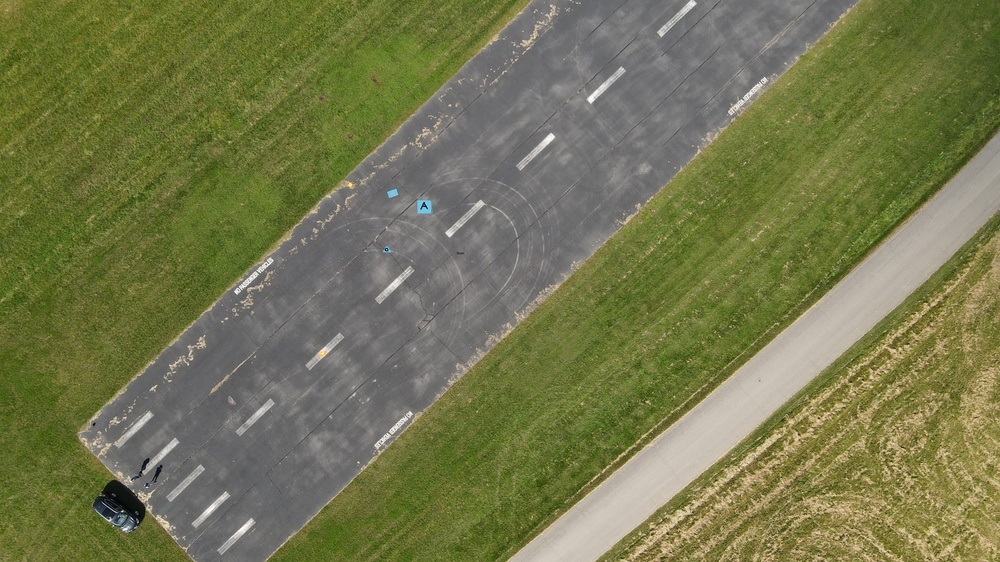
#> input picture input_images/drone1.jpg, 1000 x 562 px, shrunk from 4000 x 2250 before the run
$ python -i target_detection.py   (imports and definitions only)
#> lines starting #> are read from the running program, lines starting #| are printed output that depends on the picture; after the words box and inside, x2 and y2 are one past the last pixel; in counts of white or black regions, pixels touching at a corner belong together
import cv2
import numpy as np
from matplotlib import pyplot as plt


def k_means_detection(image_path, total_colors):
    # Locates the targets
#> called with image_path = 'input_images/drone1.jpg', total_colors = 10
    cartoonImage = cv2.imread(image_path)
#> cartoonImage is the input picture: shape (562, 1000, 3); mean B, G, R 78, 118.8, 115.9
    k = total_colors
    data = np.float32(cartoonImage).reshape((-1, 3))
    criteria = (cv2.TERM_CRITERIA_EPS + cv2.TERM_CRITERIA_MAX_ITER, 20, 0.001)
    _, _, center = cv2.kmeans(data, k, None, criteria, 10, cv2.KMEANS_RANDOM_CENTERS)
#> center = [[146.5, 169.3, 178.7], [99.49, 150.4, 161.7], [179, 192.8, 200.8], [26.4, 88.23, 76.62], [120, 120.8, 122.1], [68.37, 129.5, 129], [52.27, 116.2, 108.5], [39.64, 103.1, 93.21], [24.35, 26.46, 21.19], [105.2, 105, 105.4]]
    center = np.uint8(center)
#> center = [[146, 169, 178], [99, 150, 161], [178, 192, 200], [26, 88, 76], [119, 120, 122], [68, 129, 129], [52, 116, 108], [39, 103, 93], [24, 26, 21], [105, 105, 105]]
    masks = []
    for i in range(k):
        hsv_center = cv2.cvtColor(np.uint8([[center[i]]]), cv2.COLOR_BGR2HSV)[0][0]

        hue_lower = max(0, hsv_center[0] - 180)
        hue_upper = min(180, hsv_center[0] + 180)
        saturation_lower = max(0, hsv_center[1] - 255)
        saturation_upper = min(255, hsv_center[1] + 80)
        value_lower = max(0, hsv_center[2] - 255)
        value_upper = min(255, hsv_center[2] + 50)

        lower_limit1 = np.array([hue_lower, saturation_lower, value_lower], dtype=np.uint8)
        upper_limit1 = np.array([hue_upper, saturation_upper, value_upper], dtype=np.uint8)

        lower_limit2 = np.array([hue_lower, saturation_lower, value_lower], dtype=np.uint8)
        upper_limit2 = np.array([hue_upper, max(0, saturation_upper-150), min(255, value_upper+120)], dtype=np.uint8)

        mask1 = cv2.inRange(cv2.cvtColor(cartoonImage, cv2.COLOR_BGR2HSV), lower_limit1, upper_limit1)
        mask2 = cv2.inRange(cv2.cvtColor(cartoonImage, cv2.COLOR_BGR2HSV), lower_limit2, upper_limit2)
        mask = mask1 | mask2
        masks.append(mask)
#> this loop made 10 passes
#> (hsv_center, saturation_upper, value_upper, upper_limit1, upper_limit2) on passes 1 to 10: ([22, 46, 178], 126, 228, [180, 126, 228], [180, 0, 255]), ([25, 98, 161], 178, 211, [180, 178, 211], [180, 28, 255]), ([19, 28, 200], 108, 250, [180, 108, 250], [180, 0, 255]), ([36, 180, 88], 255, 138, [180, 255, 138], [180, 105, 255]), ([10, 6, 122], 86, 172, [180, 86, 172], [180, 0, 255]), ([30, 121, 129], 201, 179, [180, 201, 179], [180, 51, 255]), ([34, 141, 116], 221, 166, [180, 221, 166], [180, 71, 255]), ([35, 158, 103], 238, 153, [180, 238, 153], [180, 88, 255]), ([78, 49, 26], 129, 76, [180, 129, 76], [180, 0, 196]), ([0, 0, 105], 80, 155, [180, 80, 155], [180, 0, 255])
#> pass 1, in k_means_detection, `mask1 = cv2.inRange(cv2.cvtColor(cartoonImage, cv2.COLOR_BGR2HSV), low..`:
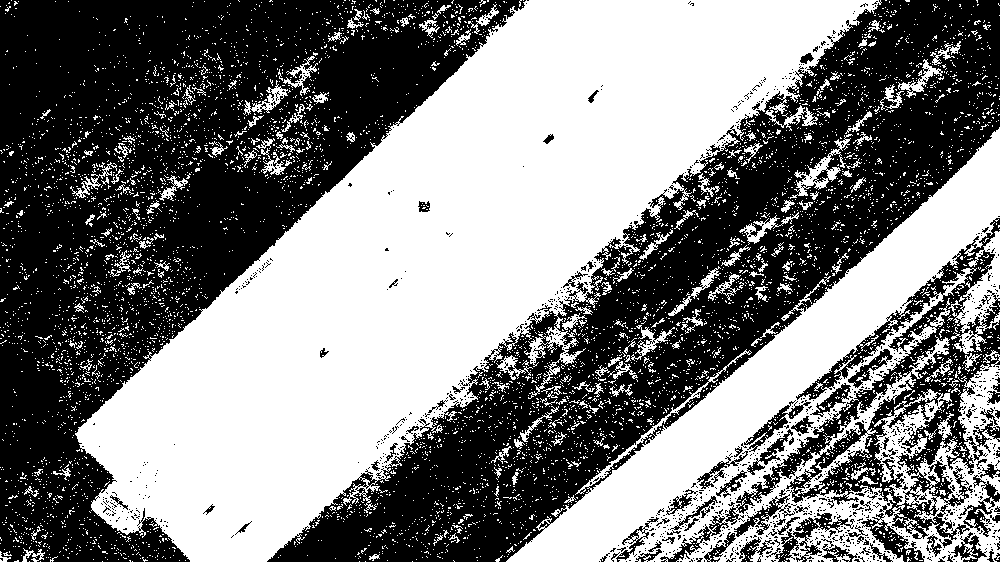
#> mask1: shape (562, 1000); 49.7% white; 6225 white regions (6020 under 20 px), largest, box (x1, y1, x2, y2) and area: (75, 0, 882, 562) 179713, (506, 127, 1000, 562) 67202, (948, 231, 1000, 354) 2282
#> pass 1, in k_means_detection, `mask2 = cv2.inRange(cv2.cvtColor(cartoonImage, cv2.COLOR_BGR2HSV), low..`:
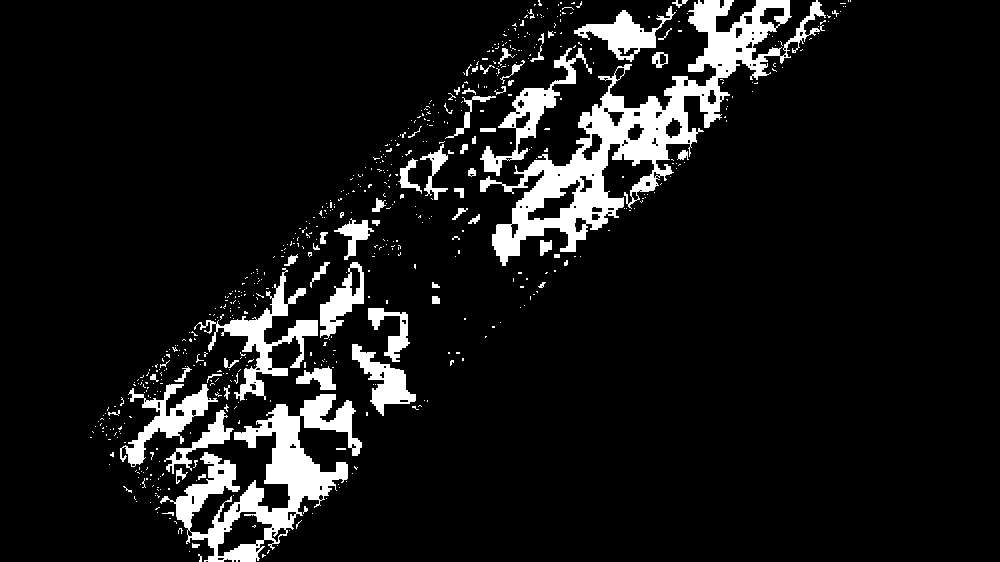
#> mask2: shape (562, 1000); 9% white; 624 white regions (560 under 20 px), largest, box (x1, y1, x2, y2) and area: (480, 0, 826, 266) 18283, (160, 394, 362, 562) 10624, (194, 268, 318, 401) 3512
#> pass 2, in k_means_detection, `mask1 = cv2.inRange(cv2.cvtColor(cartoonImage, cv2.COLOR_BGR2HSV), low..`:
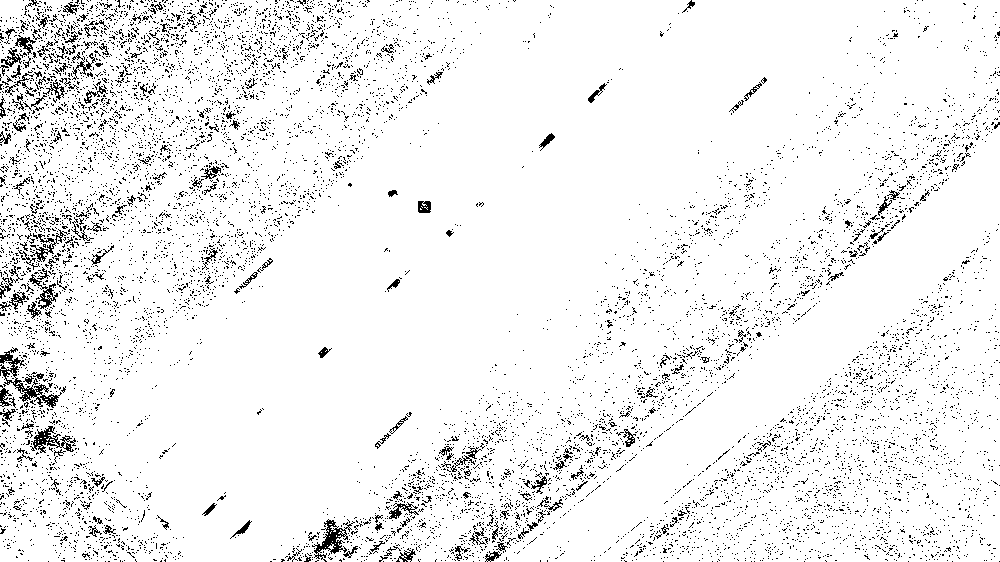
#> mask1: shape (562, 1000); 94.1% white; black in thin lines or dots
#> after the loop, masks = 10 items
    result = cartoonImage.copy()
    for mask in masks:
        inverted_mask = cv2.bitwise_not(mask)
        result = cv2.bitwise_and(result, result, mask=inverted_mask)
#> this loop made 10 passes
#> pass 1, in k_means_detection, `result = cv2.bitwise_and(result, result, mask=inverted_mask)`:
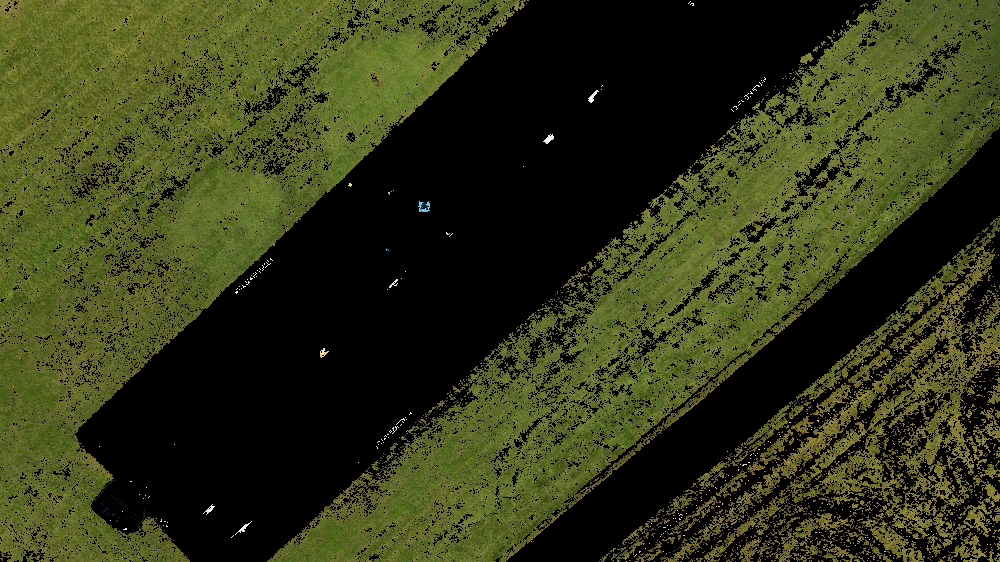
#> result: shape (562, 1000, 3); mean B, G, R 22.2, 54.3, 50
#> pass 2, in k_means_detection, `inverted_mask = cv2.bitwise_not(mask)`:
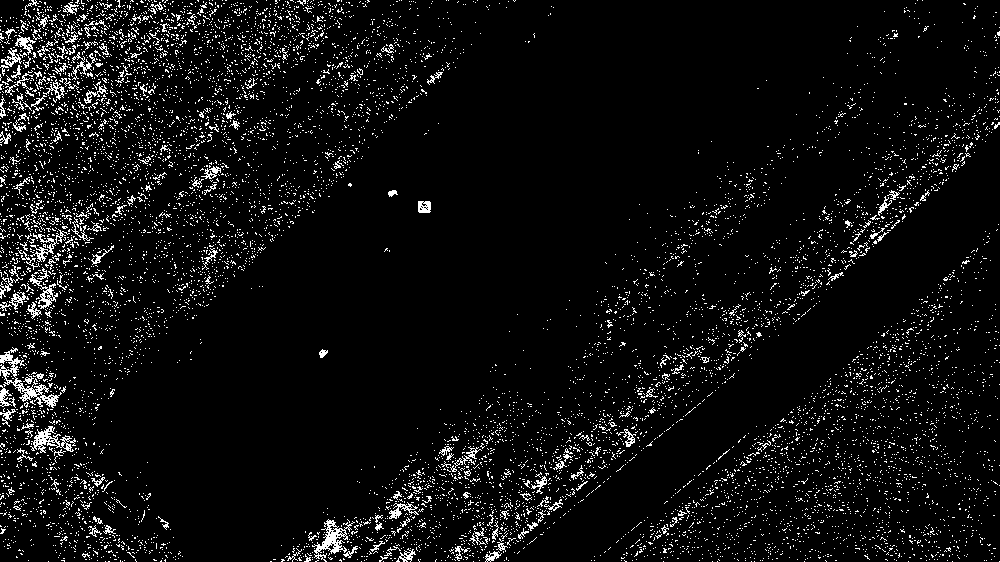
#> inverted_mask: shape (562, 1000); 5.7% white in thin lines or dots
#> pass 2, in k_means_detection, `result = cv2.bitwise_and(result, result, mask=inverted_mask)`:
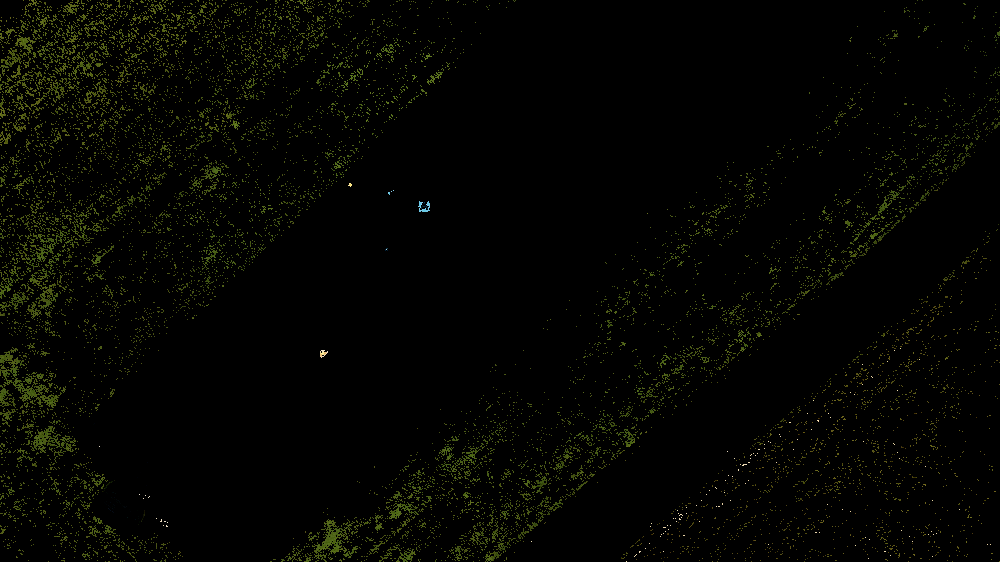
#> result: shape (562, 1000, 3); mean B, G, R 1.3, 4.8, 4.2
#> after the loop:
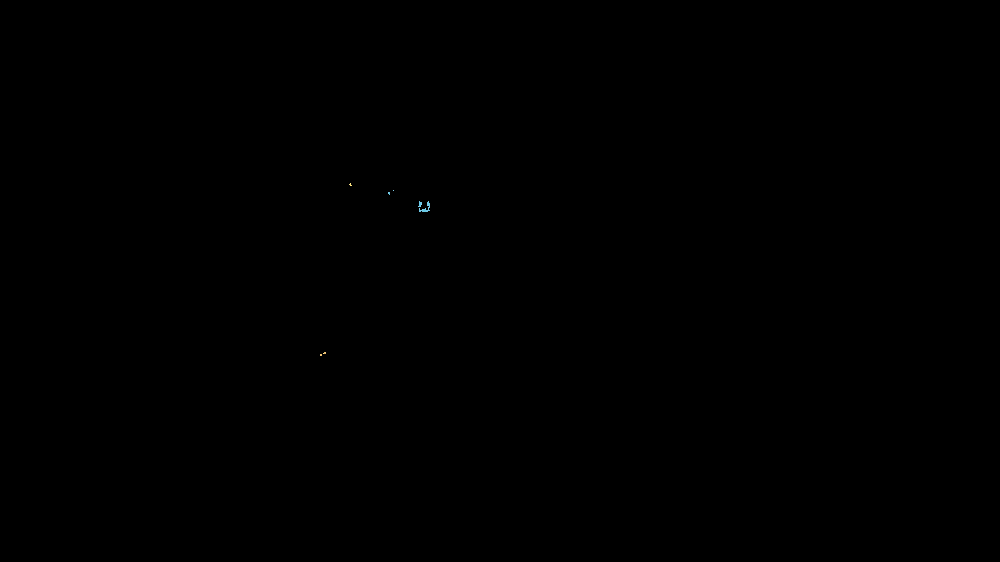
#> result: shape (562, 1000, 3); mean B, G, R 0, 0, 0
    cv2.imwrite('final_images/drone.jpg', result)

    target_image = cv2.imread('final_images/drone.jpg')

    return target_image


def reject_outliers(dataset, indices_to_reject):
    for index in indices_to_reject:
        mean = 0
        for list in dataset:
            mean += list[index]

        mean /= len(dataset)

        for i, list in enumerate(dataset):
            if list[index] < 0.5 * mean:
                dataset.pop(i)

    return dataset


def detect_targets(image_path):
    """
    Function to detect and analyze targets in an image.

    Args:
        image (str): The path to the input image.

    Returns:
        tuple: A tuple containing two images - the masked result image and the image with contours and shapes overlaid.
    """
    target_image = k_means_detection(image_path, 10)

    # finds contours, sets a minimum and maximum area to detect letters
    grayscale_image = cv2.cvtColor(target_image, cv2.COLOR_BGR2GRAY)
    contours, _ = cv2.findContours(grayscale_image, cv2.RETR_EXTERNAL, cv2.CHAIN_APPROX_SIMPLE)
#> contours = 20 contours, 16 with area under 20; largest, box (x1, y1, x2, y2) and area: (415, 192, 433, 224) 307, (384, 184, 401, 208) 194, (319, 351, 337, 369) 156, (340, 176, 353, 192) 89
    min_contour_area = 15
    contours = [i for i in contours if cv2.contourArea(i) > min_contour_area]
#> contours = 4 contours; box (x1, y1, x2, y2) and area: (415, 192, 433, 224) 307, (384, 184, 401, 208) 194, (319, 351, 337, 369) 156, (340, 176, 353, 192) 89

    locations = []

    # for loop to draw contours for each shape detected
    for cnt in contours:
        x, y, w, h = cv2.boundingRect(cnt)
        dimensions = [x, y, w, h]

        locations.append(dimensions)
#> this loop made 4 passes
#> (x, y, w, h) on passes 1 to 4: (319, 351, 18, 18), (415, 192, 18, 32), (384, 184, 17, 24), (340, 176, 13, 16)
#> after the loop, locations = [[319, 351, 18, 18], [415, 192, 18, 32], [384, 184, 17, 24], [340, 176, 13, 16]]

    indices_to_reject = [2, 3]
    locations = reject_outliers(locations, indices_to_reject)
#> the loop in reject_outliers, `for index in indices_to_reject:` made 2 passes
#> mean on passes 1 to 2: 16.5, 22.5
#> after the loop in reject_outliers, `for index in indices_to_reject:`: dataset has the same summary as locations in detect_targets
    locations = [l[:2] for l in locations]
#> locations = [[319, 351], [415, 192], [384, 184], [340, 176]]

    return locations, target_image


def display_graph(image):
    """
    Function to display a graph showing images.

    Args:
        image (numpy.ndarray): The image to be displayed.

    Returns:
        None: This function displays the graph using Matplotlib.
    """
    imgplot = plt.imshow(image)
    plt.show()

>>> result = detect_targets('input_images/drone1.jpg')
